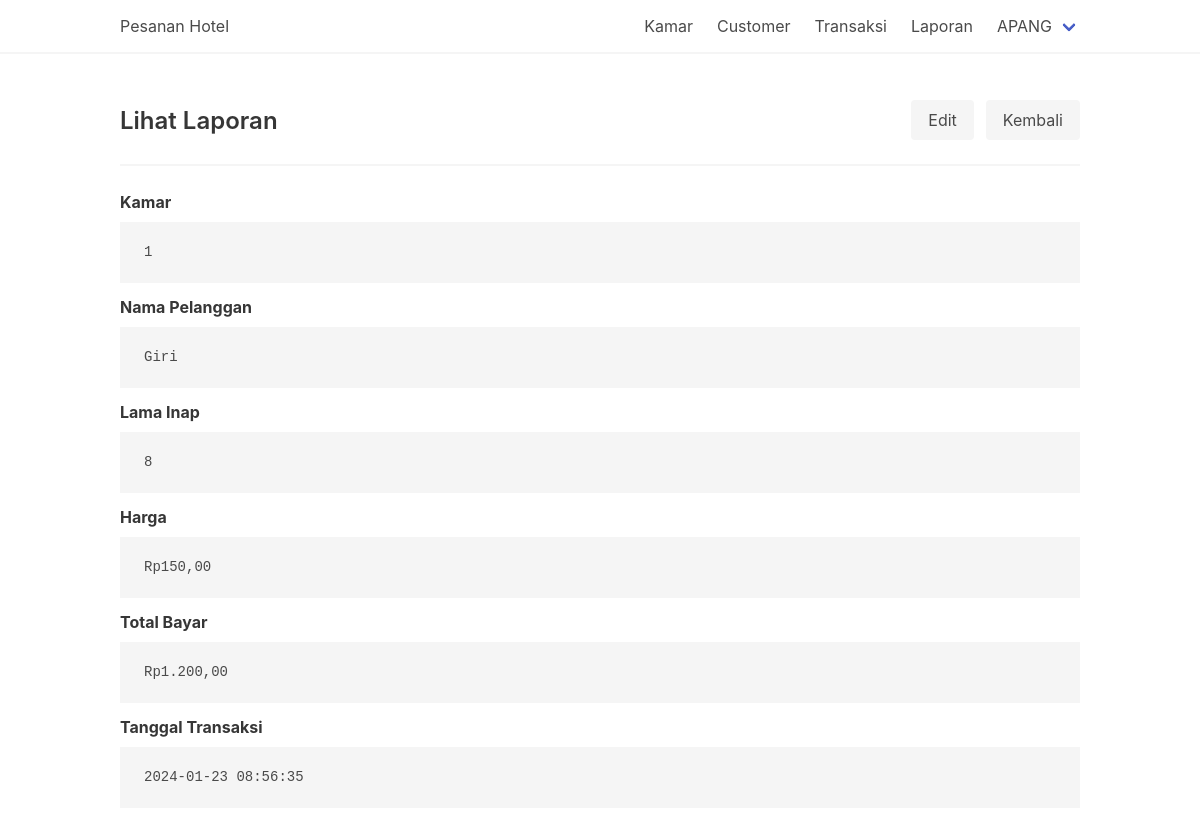
Page /laporan-show.php?id=7 (signed in) on the committed database.
### tables this page shows
CREATE TABLE `transaksi` (
  `id_transaksi` int(11) NOT NULL,
  `kamar` varchar(30) NOT NULL,
  `nm_user` varchar(40) NOT NULL,
  `lama_inap` int(11) NOT NULL,
  `tgl_transaksi` datetime NOT NULL
);

CREATE TABLE `kamar` (
  `id_kamar` int(11) NOT NULL,
  `kamar` varchar(30) NOT NULL,
  `harga` decimal(10,0) NOT NULL,
  `deskripsi` text NOT NULL
);

### config/function.php (called while the page is built, shortened)
<?php
function money($number)
{
    return 'Rp' . number_format($number, 2, ',', '.');
}

### laporan-show.php (the view, shortened to what this page needs)
<?php
require_once "template/theHeader.php";
?>
<div class="level">
    <div class="level-left">
        <div class="level-item">
            <h1 class="title is-4">Lihat Laporan</h1>
        </div>
    </div>
    <div class="level-right">
        <div class="level-item">
            <a href="laporan-edit.php?id=<?= $_GET['id'] ?>" class="button is-light">Edit</a>
        </div>
        <div class="level-item">
            <a href="laporan.php" class="button is-light">Kembali</a>
        </div>
    </div>
</div>
<hr>
<?php
if (isset($_GET['id'])) {
    $query = $conn->prepare(sprintf("SELECT * FROM transaksi WHERE id_transaksi = %s", $_GET['id']));
    $query->execute();
    $item = $query->fetch(PDO::FETCH_OBJ);
    $sqlKamar = sprintf("SELECT * FROM kamar WHERE kamar = '%s'", $item->kamar);
    $queryKamar = $conn->prepare($sqlKamar);
    $queryKamar->execute();
    $itemKamar = $queryKamar->fetch(PDO::FETCH_OBJ);
    $harga = $itemKamar->harga;
    $subtotal = $harga * $item->lama_inap;
} else {
    return header('Location: laporan.php');
}
?>
<div class="field">
    <label class="label">Kamar</label>
    <pre><?= $item->kamar; ?></pre>
</div>
<div class="field">
    <label class="label">Nama Pelanggan</label>
    <pre><?= $item->nm_user; ?></pre>
</div>
<div class="field">
    <label class="label">Lama Inap</label>
    <pre><?= $item->lama_inap; ?></pre>
</div>
<div class="field">
    <label class="label">Harga</label>
    <pre><?= money($harga); ?></pre>
</div>
<div class="field">
    <label class="label">Total Bayar</label>
    <pre><?= money($subtotal); ?></pre>
</div>
<div class="field">
    <label class="label">Tanggal Transaksi</label>
    <pre><?= $item->tgl_transaksi; ?></pre>
</div>
<?php
require_once "template/theFooter.php"
?>

### rows in the picture
transaksi: kamar "1", nm_user "Giri", lama_inap "8", tgl_transaksi "2024-01-23 08:56:35"
kamar: harga "Rp150,00", harga.lama_inap "Rp1.200,00"

### other values in the picture
$_SESSION['auth_name'] "APANG"
